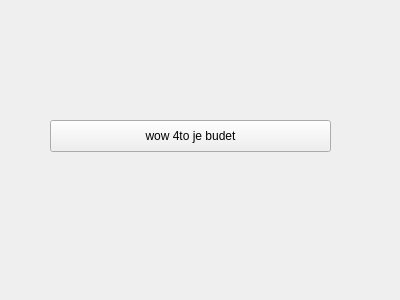
<?xml version="1.0" encoding="UTF-8"?>
<ui version="4.0">
 <class>Form</class>
 <widget class="QWidget" name="Form">
  <property name="geometry">
   <rect>
    <x>0</x>
    <y>0</y>
    <width>400</width>
    <height>300</height>
   </rect>
  </property>
  <property name="windowTitle">
   <string>Form</string>
  </property>
  <widget class="QPushButton" name="button">
   <property name="geometry">
    <rect>
     <x>50</x>
     <y>120</y>
     <width>281</width>
     <height>32</height>
    </rect>
   </property>
   <property name="text">
    <string>wow 4to je budet</string>
   </property>
  </widget>
 </widget>
 <resources/>
 <connections/>
</ui>
